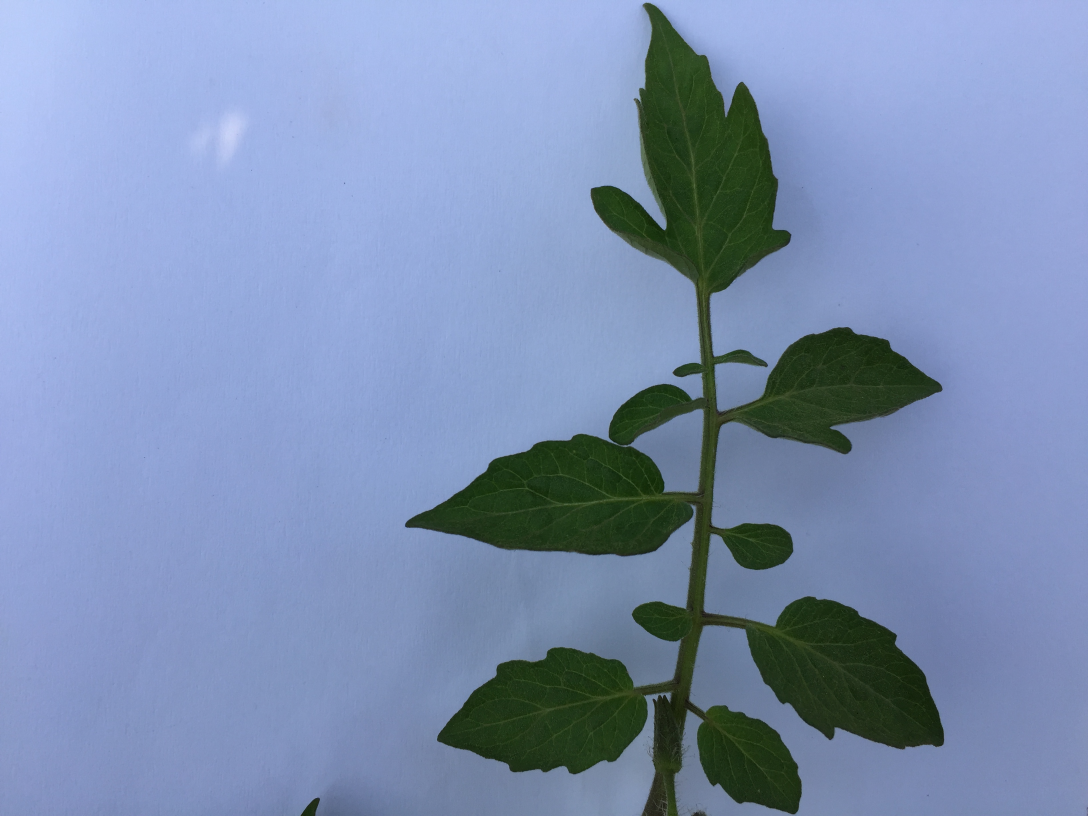
#> input picture Segmentation/newcheck.jpeg, 3264 x 2448 px (shown at 1/3 size)
$ python test.py
#> lines starting #> are read from the running program, lines starting #| are printed output that depends on the picture; after the words box and inside, x2 and y2 are one past the last pixel; in counts of white or black regions, pixels touching at a corner belong together
import cv2
import numpy as np
from matplotlib import pyplot as plt
import matplotlib
import imutils
#%matplotlib inline #uncomment if in notebook

# def mask_leaf(im_name, external_mask=None):
#     og = cv2.imread(im_name)
#     im = cv2.imread(im_name)
#     im = cv2.blur(im, (3,3))

#     height, width = im.shape[:2]

#     mask = np.ones(im.shape[:2], dtype=np.uint8) * 2 #start all possible background
#     '''
#     #from docs:
#     0 GC_BGD defines an obvious background pixels.
#     1 GC_FGD defines an obvious foreground (object) pixel.
#     2 GC_PR_BGD defines a possible background pixel.
#     3 GC_PR_FGD defines a possible foreground pixel.
#     '''

#     #2 circles are "drawn" on mask. a smaller centered one I assume all pixels are definite foreground. a bigger circle, probably foreground.
#     r = 10
#     cv2.circle(mask, (int(width/2.), int(height/2.)), 2*r, 3, -3) #possible fg
#     #next 2 are greens...dark and bright to increase the number of fg pixels.
#     mask[(im[:,:,0] < 45) & (im[:,:,1] > 55) & (im[:,:,2] < 55)] = 1  #dark green
#     mask[(im[:,:,0] < 190) & (im[:,:,1] > 190) & (im[:,:,2] < 200)] = 1  #bright green
#     mask[(im[:,:,0] > 200) & (im[:,:,1] > 200) & (im[:,:,2] > 200) & (mask != 1)] = 0 #pretty white

#     cv2.circle(mask, (int(width/2.), int(height/2.)), r, 1, -3) #fg

#     #if you pass in an external mask derived from some other operation it is factored in here.
#     if external_mask is not None:
#         mask[external_mask == 1] = 1

#     bgdmodel = np.zeros((1,65), np.float64)
#     fgdmodel = np.zeros((1,65), np.float64)
#     cv2.grabCut(og, mask, None, bgdmodel, fgdmodel, 1, cv2.GC_INIT_WITH_MASK)

#     #show mask
#     plt.figure(figsize=(10,10))
#     plt.imshow(mask)
#     plt.show()

#     #mask image
#     mask2 = np.where((mask==1) + (mask==3), 255, 0).astype('uint8')
#     output = cv2.bitwise_and(og, og, mask=mask2)
#     plt.figure(figsize=(10,10))
#     plt.imshow(output)
#     plt.show()
#     cv2.imwrite('abc.jpg', output)

# mask_leaf('newcheck.jpeg', external_mask=None)


check = cv2.imread('newcheck.jpeg', 0)
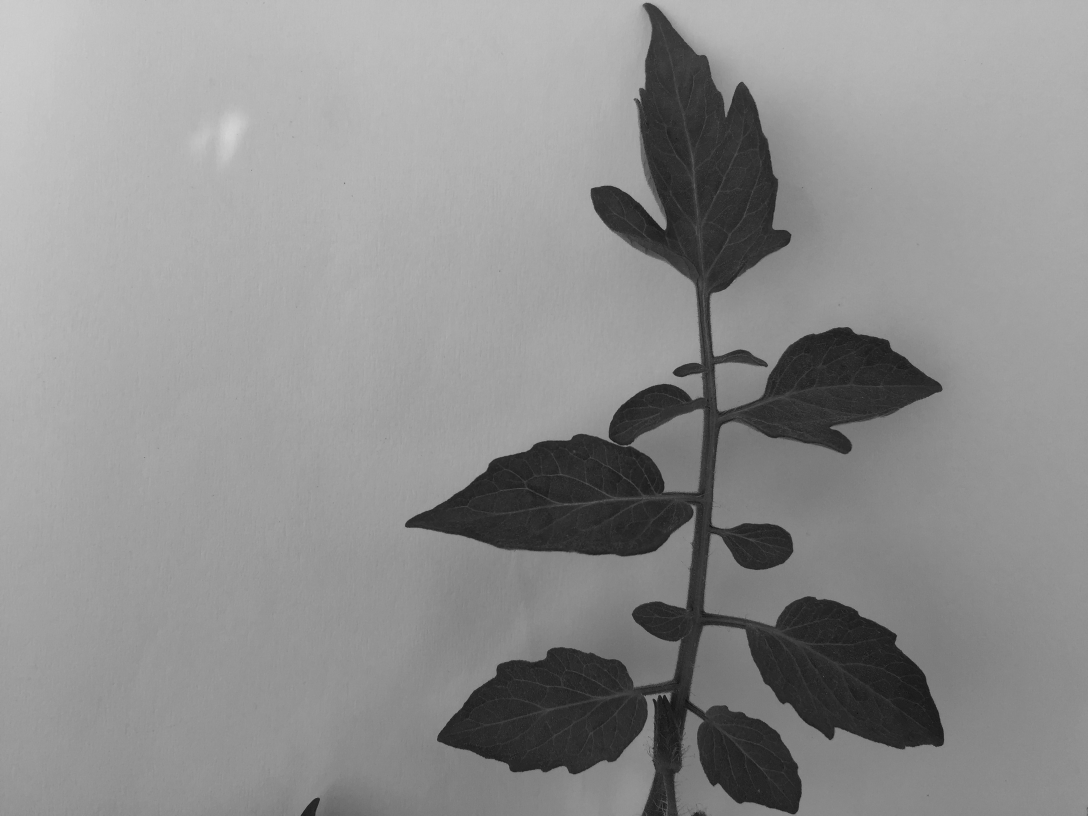
#> check: shape (2448, 3264) (shown at 1/3 size); min 8, max 214, mean 142
canny = cv2.Canny(check, 30, 100)
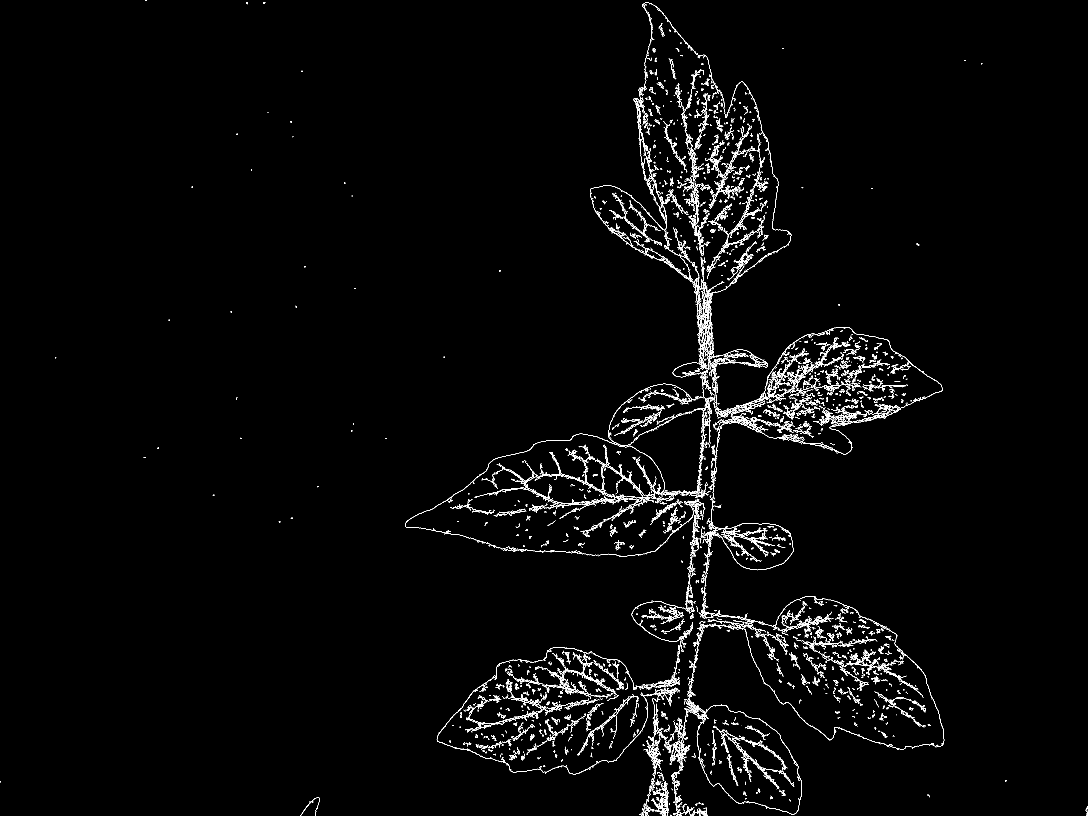
#> canny: shape (2448, 3264) (shown at 1/3 size); 1.5% white in thin lines or dots
canny = cv2.dilate(canny, None, iterations=2)
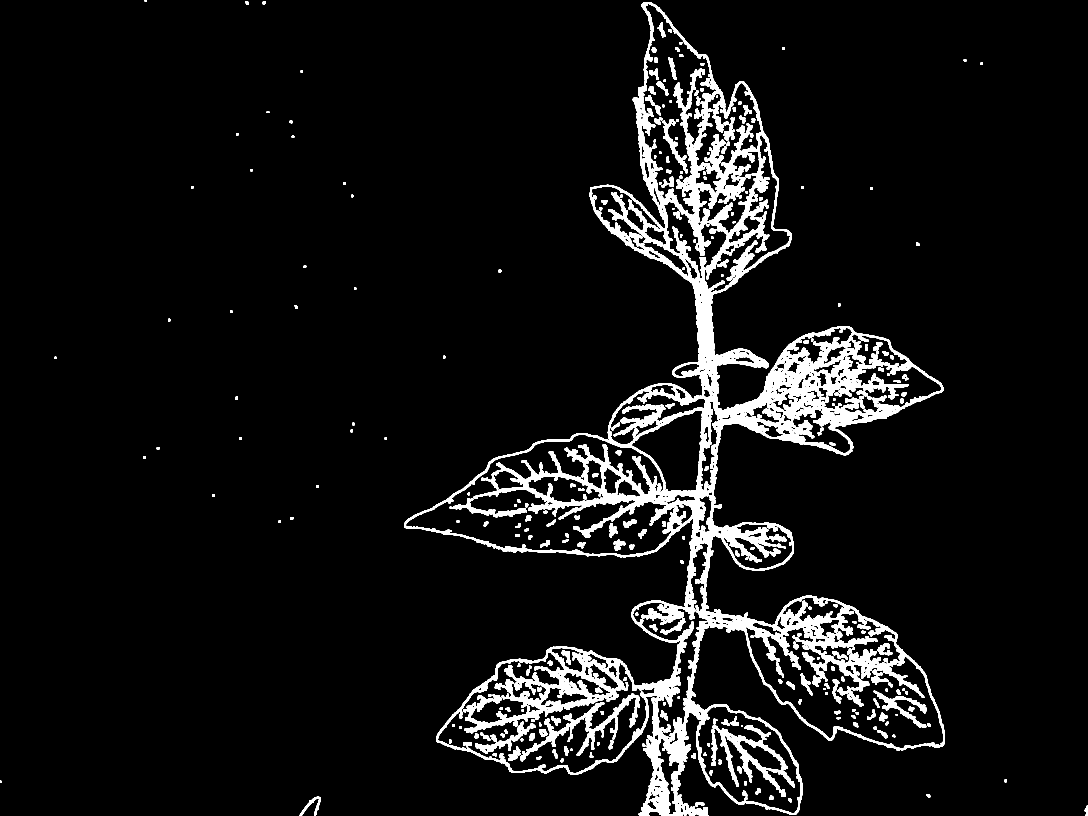
#> canny: shape (2448, 3264) (shown at 1/3 size); 6.6% white; 369 white regions
canny = cv2.resize(canny, (500, 500))
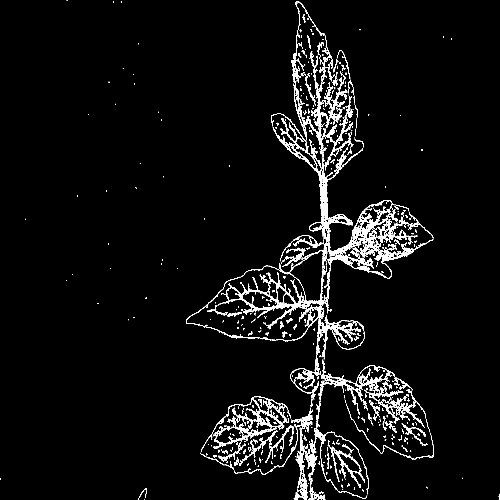
#> canny: shape (500, 500); min 0, max 255, mean 16.8
cnts = cv2.findContours(canny.copy(), cv2.RETR_EXTERNAL,cv2.CHAIN_APPROX_SIMPLE)
#> cnts = 71 contours, 69 with area under 20; largest, box (x1, y1, x2, y2) and area: (186, 1, 434, 500) 35160, (401, 423, 428, 446) 81
cnts = imutils.grab_contours(cnts)
c = max(cnts, key=cv2.contourArea)
#> c = contour of 1901 points, box (x1, y1, x2, y2) (186, 1, 434, 500), area 35160

og = cv2.imread('newcheck.jpeg', 0)
og = cv2.resize(og, (500, 500))
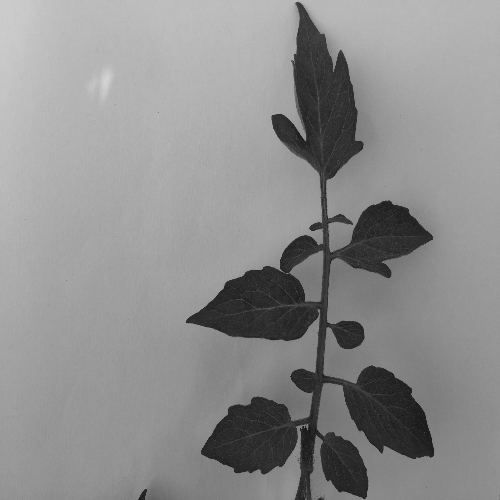
#> og: shape (500, 500); min 20, max 212, mean 141.9
cv2.drawContours(og, [c], -1, (0, 255, 255), 8)
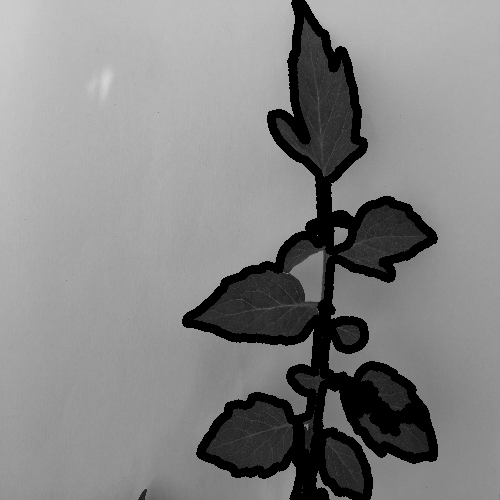
#> og: shape (500, 500); 10.39% of pixels changed, all inside (x1, y1, x2, y2) = (182, 0, 438, 500)


cv2.imshow('title', og)
cv2.waitKey(0)
cv2.destroyAllWindows()

$ run again, with Segmentation/bgwhite.jpeg copied over Segmentation/newcheck.jpeg
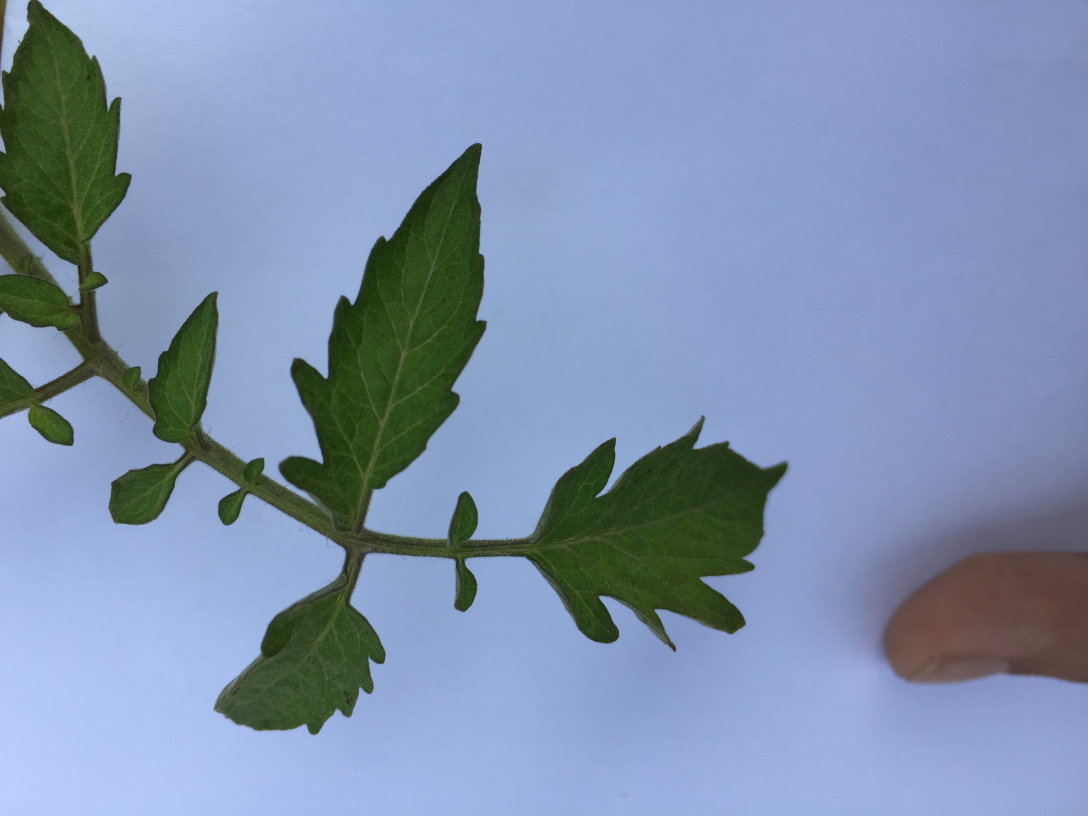
#> input picture Segmentation/bgwhite.jpeg, 3264 x 2448 px (shown at 1/3 size)
#> `canny = cv2.resize(canny, (500, 500))`:
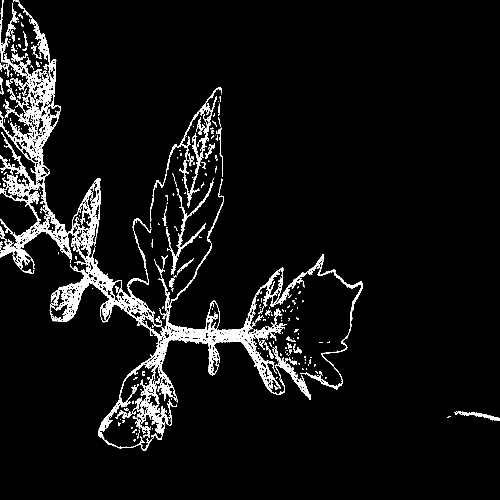
#> canny: shape (500, 500); min 0, max 255, mean 19.6
#> cnts = 36 contours, 29 with area under 20; largest, box (x1, y1, x2, y2) and area: (0, 0, 363, 451) 30682, (150, 87, 222, 222) 1591, (166, 177, 215, 292) 422, (454, 411, 500, 421) 128, (205, 143, 215, 159) 42, (162, 195, 168, 226) 25, (0, 77, 4, 95) 24
#> c = contour of 2260 points, box (x1, y1, x2, y2) (0, 0, 363, 451), area 30682
#> `cv2.drawContours(og, [c], -1, (0, 255, 255), 8)`:
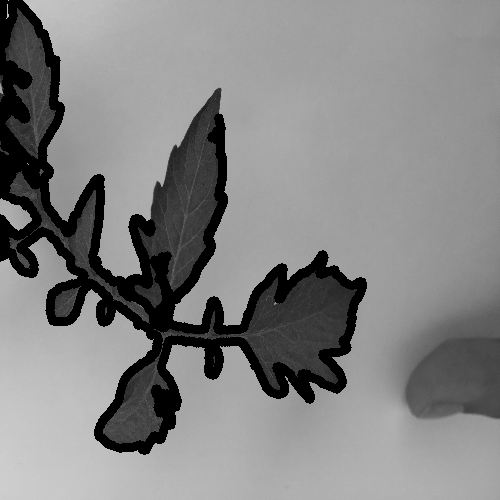
#> og: shape (500, 500); min 0, max 210, mean 131.7

$ run again, with Segmentation/check.jpeg copied over Segmentation/newcheck.jpeg
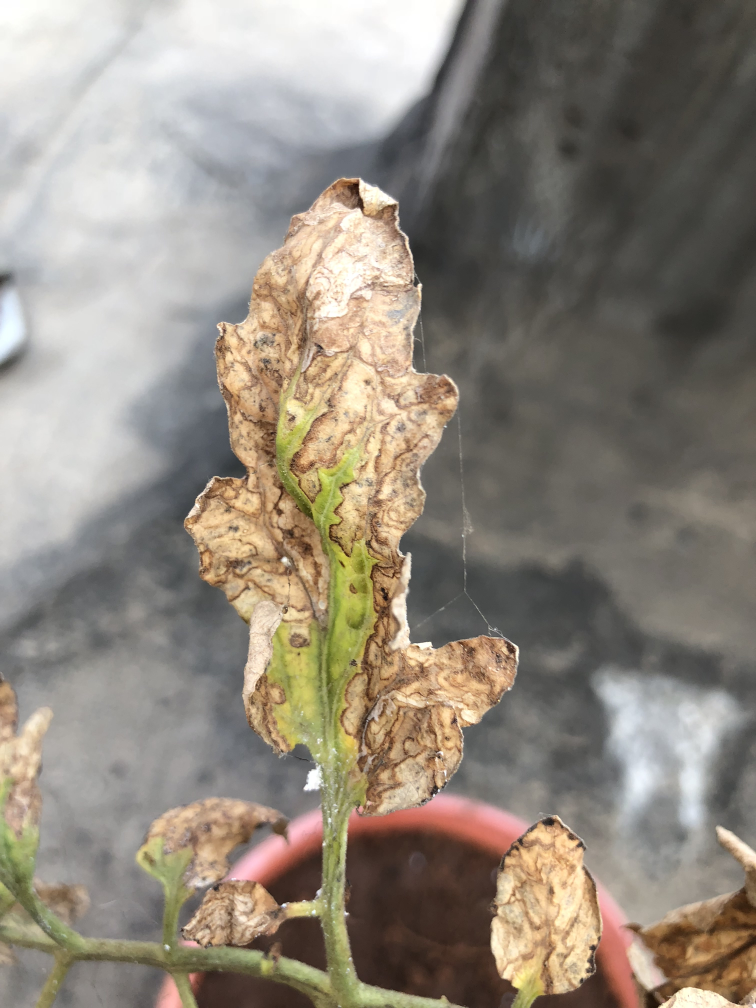
#> input picture Segmentation/check.jpeg, 3024 x 4032 px (shown at 1/4 size)
#> `canny = cv2.resize(canny, (500, 500))`:
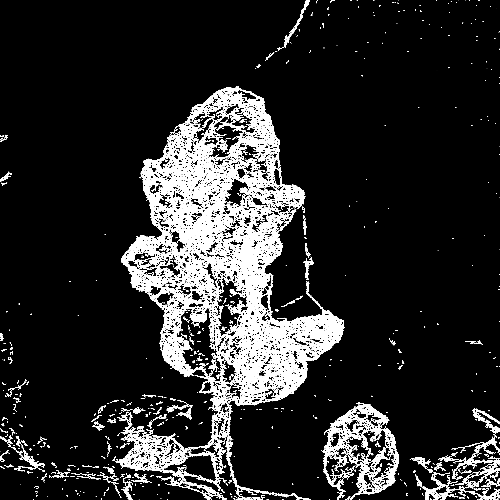
#> canny: shape (500, 500); min 0, max 255, mean 43.5
#> cnts = 308 contours, 288 with area under 20; largest, box (x1, y1, x2, y2) and area: (112, 86, 345, 500) 44900, (321, 402, 399, 500) 4938, (409, 408, 500, 500) 2428, (0, 428, 45, 472) 266, (121, 473, 152, 500) 147
#> c = contour of 1457 points, box (x1, y1, x2, y2) (112, 86, 345, 500), area 44900
#> `cv2.drawContours(og, [c], -1, (0, 255, 255), 8)`:
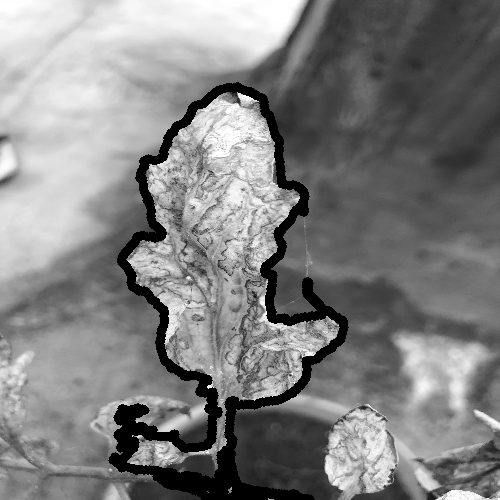
#> og: shape (500, 500); min 0, max 255, mean 128.7

$ run again, with Segmentation/600.jpg copied over Segmentation/newcheck.jpeg
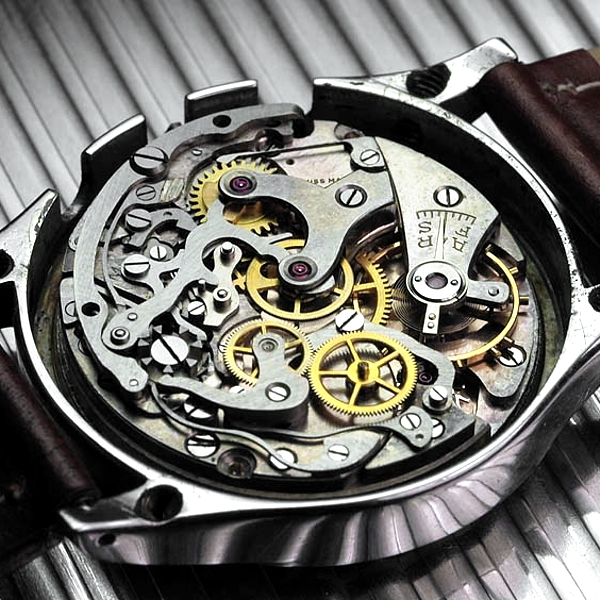
#> input picture Segmentation/600.jpg, 600 x 600 px
#> `canny = cv2.resize(canny, (500, 500))`:
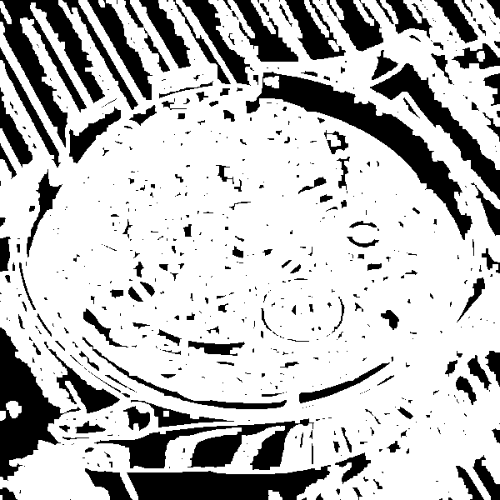
#> canny: shape (500, 500); min 0, max 255, mean 191
#> cnts = 5 contours, 1 with area under 20; largest, box (x1, y1, x2, y2) and area: (0, 0, 500, 500) 214676, (0, 400, 22, 421) 247, (0, 0, 12, 25) 126, (268, 490, 283, 500) 102
#> c = contour of 2465 points, box (x1, y1, x2, y2) (0, 0, 500, 500), area 214676
#> `cv2.drawContours(og, [c], -1, (0, 255, 255), 8)`:
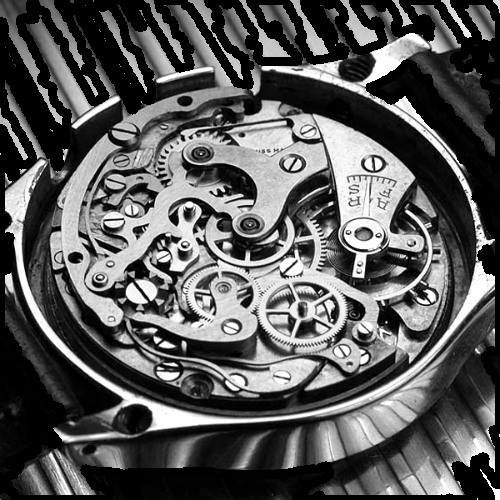
#> og: shape (500, 500); min 0, max 255, mean 89.5
